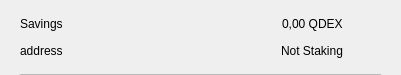
<?xml version="1.0" encoding="UTF-8"?>
<ui version="4.0">
 <class>CSRow</class>
 <widget class="QWidget" name="CSRow">
  <property name="geometry">
   <rect>
    <x>0</x>
    <y>0</y>
    <width>401</width>
    <height>75</height>
   </rect>
  </property>
  <property name="windowTitle">
   <string>Form</string>
  </property>
  <layout class="QVBoxLayout" name="verticalLayout">
   <property name="spacing">
    <number>0</number>
   </property>
   <property name="leftMargin">
    <number>20</number>
   </property>
   <property name="topMargin">
    <number>10</number>
   </property>
   <property name="rightMargin">
    <number>20</number>
   </property>
   <property name="bottomMargin">
    <number>0</number>
   </property>
   <item>
    <widget class="QWidget" name="info" native="true">
     <property name="minimumSize">
      <size>
       <width>0</width>
       <height>0</height>
      </size>
     </property>
     <layout class="QHBoxLayout" name="horizontalLayout_3">
      <property name="leftMargin">
       <number>0</number>
      </property>
      <property name="topMargin">
       <number>0</number>
      </property>
      <property name="rightMargin">
       <number>0</number>
      </property>
      <property name="bottomMargin">
       <number>10</number>
      </property>
      <item>
       <widget class="QWidget" name="container" native="true">
        <property name="minimumSize">
         <size>
          <width>0</width>
          <height>0</height>
         </size>
        </property>
        <layout class="QVBoxLayout" name="verticalLayout_2">
         <property name="spacing">
          <number>0</number>
         </property>
         <property name="leftMargin">
          <number>0</number>
         </property>
         <property name="topMargin">
          <number>0</number>
         </property>
         <property name="rightMargin">
          <number>0</number>
         </property>
         <property name="bottomMargin">
          <number>0</number>
         </property>
         <item>
          <layout class="QHBoxLayout" name="horizontalLayout">
           <item>
            <widget class="QLabel" name="labelName">
             <property name="text">
              <string>Savings</string>
             </property>
            </widget>
           </item>
           <item>
            <spacer name="horizontalSpacer">
             <property name="orientation">
              <enum>Qt::Horizontal</enum>
             </property>
             <property name="sizeHint" stdset="0">
              <size>
               <width>40</width>
               <height>20</height>
              </size>
             </property>
            </spacer>
           </item>
           <item>
            <widget class="QLabel" name="labelAmount">
             <property name="text">
              <string>0,00 QDEX</string>
             </property>
            </widget>
           </item>
          </layout>
         </item>
         <item>
          <layout class="QHBoxLayout" name="horizontalLayout_2">
           <item>
            <widget class="QLabel" name="labelAddress">
             <property name="text">
              <string>address</string>
             </property>
            </widget>
           </item>
           <item>
            <spacer name="horizontalSpacer_2">
             <property name="orientation">
              <enum>Qt::Horizontal</enum>
             </property>
             <property name="sizeHint" stdset="0">
              <size>
               <width>40</width>
               <height>20</height>
              </size>
             </property>
            </spacer>
           </item>
           <item>
            <widget class="QLabel" name="labelStaking">
             <property name="text">
              <string>Not Staking</string>
             </property>
            </widget>
           </item>
          </layout>
         </item>
        </layout>
       </widget>
      </item>
      <item alignment="Qt::AlignHCenter|Qt::AlignVCenter">
       <widget class="QPushButton" name="pushButtonMenu">
        <property name="minimumSize">
         <size>
          <width>24</width>
          <height>24</height>
         </size>
        </property>
        <property name="maximumSize">
         <size>
          <width>32</width>
          <height>32</height>
         </size>
        </property>
        <property name="focusPolicy">
         <enum>Qt::NoFocus</enum>
        </property>
        <property name="styleSheet">
         <string notr="true">border:none; background-color:transparent;</string>
        </property>
        <property name="text">
         <string/>
        </property>
        <property name="icon">
         <iconset>
          <normaloff>://ic-menu-hover</normaloff>://ic-menu-hover</iconset>
        </property>
        <property name="iconSize">
         <size>
          <width>24</width>
          <height>24</height>
         </size>
        </property>
       </widget>
      </item>
     </layout>
    </widget>
   </item>
   <item>
    <widget class="QLabel" name="lblDivisory">
     <property name="minimumSize">
      <size>
       <width>0</width>
       <height>1</height>
      </size>
     </property>
     <property name="maximumSize">
      <size>
       <width>16777215</width>
       <height>1</height>
      </size>
     </property>
     <property name="styleSheet">
      <string notr="true">background-color:#bababa;</string>
     </property>
     <property name="text">
      <string/>
     </property>
     <property name="alignment">
      <set>Qt::AlignBottom|Qt::AlignLeading|Qt::AlignLeft</set>
     </property>
    </widget>
   </item>
  </layout>
 </widget>
 <resources/>
 <connections/>
</ui>
